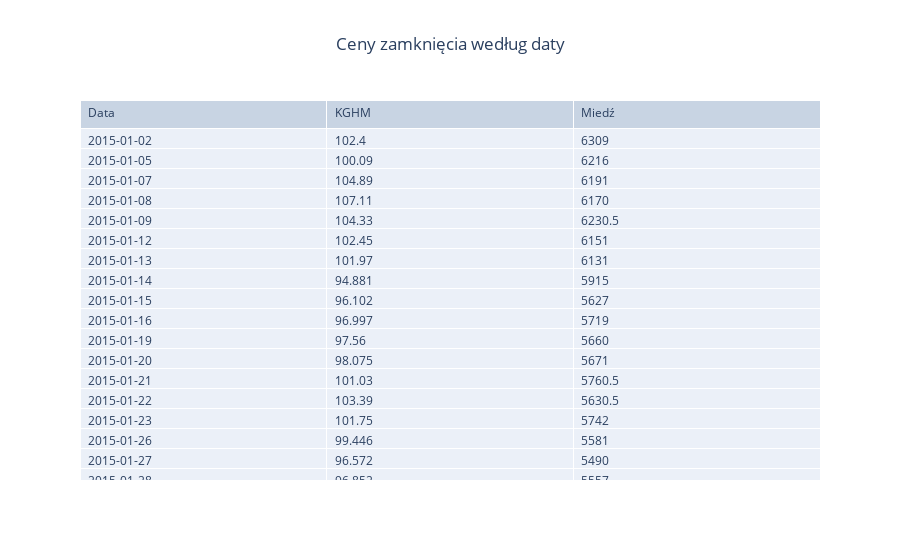

The notebook cell saved with this chart:
### Markdown cell above
Tworzenie tabeli i dodwanie jej do figury:

### Code cell
fig = go.Figure()

table = go.Table(
    header = dict(values = ["Data", "KGHM", "Miedź"],
                                    align = 'left' ),
    cells = dict(values = [kghm['Data'], kghm['Zamkniecie'], miedz['Zamkniecie']],
                                  align = 'left')
)
fig.update_layout(title='Ceny zamknięcia według daty',title_x=0.5)
fig.add_trace(table)
fig.show()

### Figure 1 — Plotly figure (JSON) as saved in the notebook; plotly's stock layout.template omitted (floating-point values rounded to 4 significant figures; data arrays with more than 128 entries replaced by an {"elided": "..."} marker saying what was removed)
{"data": [{"cells": {"align": "left", "values": {"elided": "3 rows, 4142 mixed values in total"}}, "header": {"align": "left", "values": ["Data", "KGHM", "Miedź"]}, "type": "table"}], "layout": {"autosize": true, "title": {"text": "Ceny zamknięcia według daty", "x": 0.5}}}
